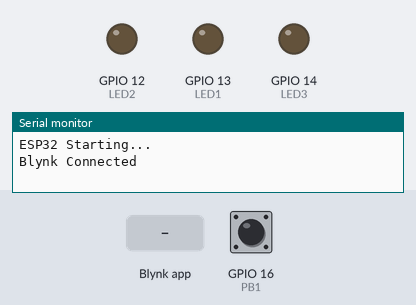
This sketch was run on a simulated ESP32. Parts: output pins drawn as LEDs (lit = HIGH), the last lines printed to the serial monitor. The test bench sets the inputs (shaded band); at power-on: GPIO 16 (PB1) HIGH. WiFi joins after 1.5 s; servers stay silent unless stated.

Above: at 3.0 s.
3.1 s: GPIO 16 (PB1) pulled LOW for 0.15 s
4.8 s: Blynk app writes 1 to V4
At 6.2 s:
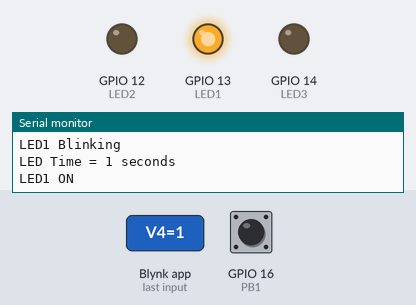
At 7.17 s:
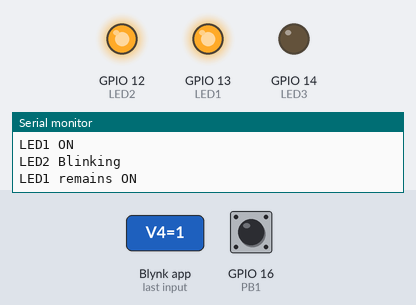
7.8 s: GPIO 16 (PB1) pulled LOW for 1 s
At 8.5 s:
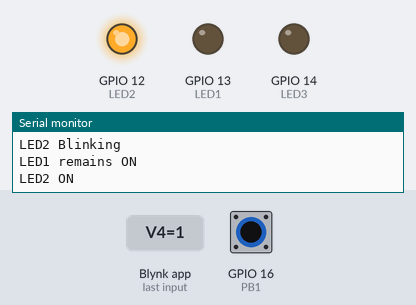
Timing chart, 0 to 10.8 s (numbered marks = the images above; inputs shaded):
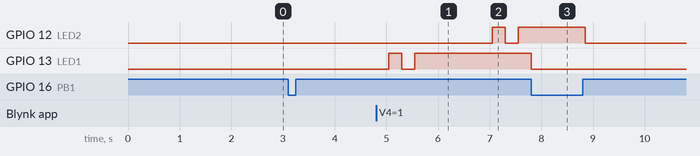

The sketch:

ETechnician_2_blynk.ino
```cpp
//https://chatgpt.com/c/6afb838d-8a28-83ee-9de9-b2e4babb94d5
#define BLYNK_TEMPLATE_ID "TMPL6Nap1P2MW"
#define BLYNK_TEMPLATE_NAME "hung cloud"
#define BLYNK_AUTH_TOKEN "WyvirgReSWsTWpHRXeyDuR8HOlppvDjO"
//https://blynk.cloud/dashboard/1164610/global/devices/448309/organization/1164610/devices/4253556/dashboard
//109horng@mc327

#include <Arduino.h>
#include <WiFi.h>
#include <BlynkSimpleEsp32.h>

// ======================================
// WiFi 設定
// ======================================
char ssid[] = "husthung";
char pass[] = "ma2553968";

// ======================================
// GPIO 設定
// ======================================
#define PB1   16

#define LED1  13
#define LED2  12
#define LED3  14

// ======================================
// 時間設定
// ======================================
#define DEBOUNCE_TIME     50
#define LONG_PRESS_TIME 1000

#define BLINK_TIME      1000
#define BLINK_INTERVAL  250

// V4 設定的正式亮燈時間
unsigned long ledTime = 5;

// ======================================
// 系統狀態
// ======================================
bool systemRunning = false;
bool waitingV4 = false;

// LED 編號
// 0 = LED1
// 1 = LED2
// 2 = LED3
int ledStep = 0;

// 閃爍狀態
bool ledBlinking = false;
bool blinkState = false;

// 時間紀錄
unsigned long ledStartTime = 0;
unsigned long blinkStartTime = 0;

// ======================================
// PB1 按鈕狀態
// ======================================
bool buttonState = HIGH;
bool lastButtonReading = HIGH;

bool longPressHandled = false;

unsigned long debounceTime = 0;
unsigned long pressStartTime = 0;

// ======================================
// LED 全部關閉
// ======================================
void allLEDOff() {

  digitalWrite(LED1, LOW);
  digitalWrite(LED2, LOW);
  digitalWrite(LED3, LOW);
}

// ======================================
// 取得目前 LED GPIO
// ======================================
int getCurrentLED() {

  switch (ledStep) {

    case 0:
      return LED1;

    case 1:
      return LED2;

    case 2:
      return LED3;

    default:
      return LED1;
  }
}

// ======================================
// 啟動系統
// ======================================
void startSystem() {

  if (systemRunning) return;

  waitingV4 = false;
  systemRunning = true;

  // 從 LED1 開始
  ledStep = 0;

  // LED1 先閃爍 1 秒
  ledBlinking = true;
  blinkState = false;

  allLEDOff();

  ledStartTime = millis();
  blinkStartTime = millis();

  Serial.println("====================");
  Serial.println("System START");
  Serial.println("LED1 Blinking");

  Serial.print("LED Time = ");
  Serial.print(ledTime);
  Serial.println(" seconds");

  if (Blynk.connected()) {
    Blynk.virtualWrite(V0, 1);
  }
}

// ======================================
// 關閉系統
// ======================================
void stopSystem() {

  systemRunning = false;
  waitingV4 = false;

  ledBlinking = false;
  blinkState = false;

  allLEDOff();

  Serial.println("====================");
  Serial.println("System STOP");
  Serial.println("All LED OFF");

  if (Blynk.connected()) {
    Blynk.virtualWrite(V0, 0);
  }
}

// ======================================
// 啟動前讀取 V4
// ======================================
void requestStart() {

  if (systemRunning || waitingV4) {
    return;
  }

  if (Blynk.connected()) {

    waitingV4 = true;

    Serial.println("Reading Blynk V4...");

    Blynk.syncVirtual(V4);

  } else {

    // Blynk 未連線，使用上次取得的設定值
    startSystem();
  }
}

// ======================================
// Blynk V0：系統開關
// ======================================
BLYNK_WRITE(V0) {

  int value = param.asInt();

  if (value == 1) {

    requestStart();

  } else {

    stopSystem();
  }
}

// ======================================
// Blynk V4：LED 正式亮燈時間
// ======================================
BLYNK_WRITE(V4) {

  int value = param.asInt();

  // 限制 1～3600 秒
  if (value < 1) value = 1;
  if (value > 3600) value = 3600;

  ledTime = value;

  Serial.print("V4 LED Time = ");
  Serial.print(ledTime);
  Serial.println(" seconds");

  // 啟動時讀取完成
  if (waitingV4) {

    startSystem();
  }
}

// ======================================
// Blynk 連線
// ======================================
BLYNK_CONNECTED() {

  Serial.println("Blynk Connected");

  // 同步 V0 開關狀態
  Blynk.syncVirtual(V0);
}

// ======================================
// LED 循環控制
// ======================================
void ledSequence() {

  if (!systemRunning) return;

  unsigned long now = millis();

  int currentLED = getCurrentLED();

  // ==================================
  // 第一階段：目前 LED 閃爍 1 秒
  // ==================================
  if (ledBlinking) {

    // 閃爍完成
    if (now - ledStartTime >= BLINK_TIME) {

      // 關閉前一顆 LED
      allLEDOff();

      // 目前 LED 正式亮燈
      digitalWrite(currentLED, HIGH);

      ledBlinking = false;

      ledStartTime = now;

      Serial.print("LED");
      Serial.print(ledStep + 1);
      Serial.println(" ON");

      return;
    }

    // 每 250ms 切換一次
    if (now - blinkStartTime >= BLINK_INTERVAL) {

      blinkStartTime = now;

      blinkState = !blinkState;

      digitalWrite(currentLED, blinkState);
    }

    return;
  }

  // ==================================
  // 第二階段：正式亮燈 V4 秒
  // ==================================
  if (now - ledStartTime >= ledTime * 1000UL) {

    // 下一顆 LED
    int previousStep = ledStep;

    ledStep = (ledStep + 1) % 3;

    // 不關閉前一顆 LED
    // 下一顆 LED 開始閃爍
    ledBlinking = true;

    blinkState = false;

    ledStartTime = now;
    blinkStartTime = now;

    Serial.print("LED");
    Serial.print(ledStep + 1);
    Serial.println(" Blinking");

    Serial.print("LED");
    Serial.print(previousStep + 1);
    Serial.println(" remains ON");
  }

  // ==================================
  // 第三階段：下一顆 LED 閃爍
  // 前一顆 LED 保持亮著
  // ==================================
  if (ledBlinking) {

    int nextLED = getCurrentLED();

    // 閃爍完成
    if (now - ledStartTime >= BLINK_TIME) {

      // 前一顆 LED 熄滅
      allLEDOff();

      // 下一顆 LED 正式亮燈
      digitalWrite(nextLED, HIGH);

      ledBlinking = false;

      ledStartTime = now;

      Serial.print("LED");
      Serial.print(ledStep + 1);
      Serial.println(" ON");

      return;
    }

    // 每 250ms 切換閃爍狀態
    if (now - blinkStartTime >= BLINK_INTERVAL) {

      blinkStartTime = now;

      blinkState = !blinkState;

      digitalWrite(nextLED, blinkState);
    }
  }
}

// ======================================
// PB1：短擊啟動、長按關閉
// ======================================
void readButton() {

  unsigned long now = millis();

  bool reading = digitalRead(PB1);

  // 防彈跳
  if (reading != lastButtonReading) {

    debounceTime = now;

    lastButtonReading = reading;
  }

  if (now - debounceTime >= DEBOUNCE_TIME) {

    if (reading != buttonState) {

      buttonState = reading;

      // PB1 按下
      if (buttonState == LOW) {

        pressStartTime = now;

        longPressHandled = false;
      }

      // PB1 放開：短擊
      else {

        if (!longPressHandled) {

          if (!systemRunning && !waitingV4) {

            requestStart();
          }
        }
      }
    }
  }

  // PB1 長按 1 秒：關閉
  if (buttonState == LOW &&
      !longPressHandled &&
      now - pressStartTime >= LONG_PRESS_TIME) {

    longPressHandled = true;

    if (systemRunning || waitingV4) {

      stopSystem();
    }
  }
}

// ======================================
// SETUP
// ======================================
void setup() {

  Serial.begin(115200);

  pinMode(PB1, INPUT_PULLUP);

  pinMode(LED1, OUTPUT);
  pinMode(LED2, OUTPUT);
  pinMode(LED3, OUTPUT);

  allLEDOff();

  Serial.println("ESP32 Starting...");

  Blynk.begin(
    BLYNK_AUTH_TOKEN,
    ssid,
    pass
  );
}

// ======================================
// LOOP
// ======================================
void loop() {

  Blynk.run();

  readButton();

  ledSequence();
}
```

Measured:
- after the input at 4.8 s, GPIO 12 (LED2): LOW → HIGH after 2.3 s, → LOW 0.25 s later, → HIGH 0.25 s later; GPIO 13 (LED1): LOW → HIGH after 0.25 s, → LOW 0.25 s later, → HIGH 0.25 s later
- after the input at 7.8 s, GPIO 13 (LED1): goes on until 7.8 s, then stays LOW; GPIO 14 (LED3): stops changing and stays LOW
